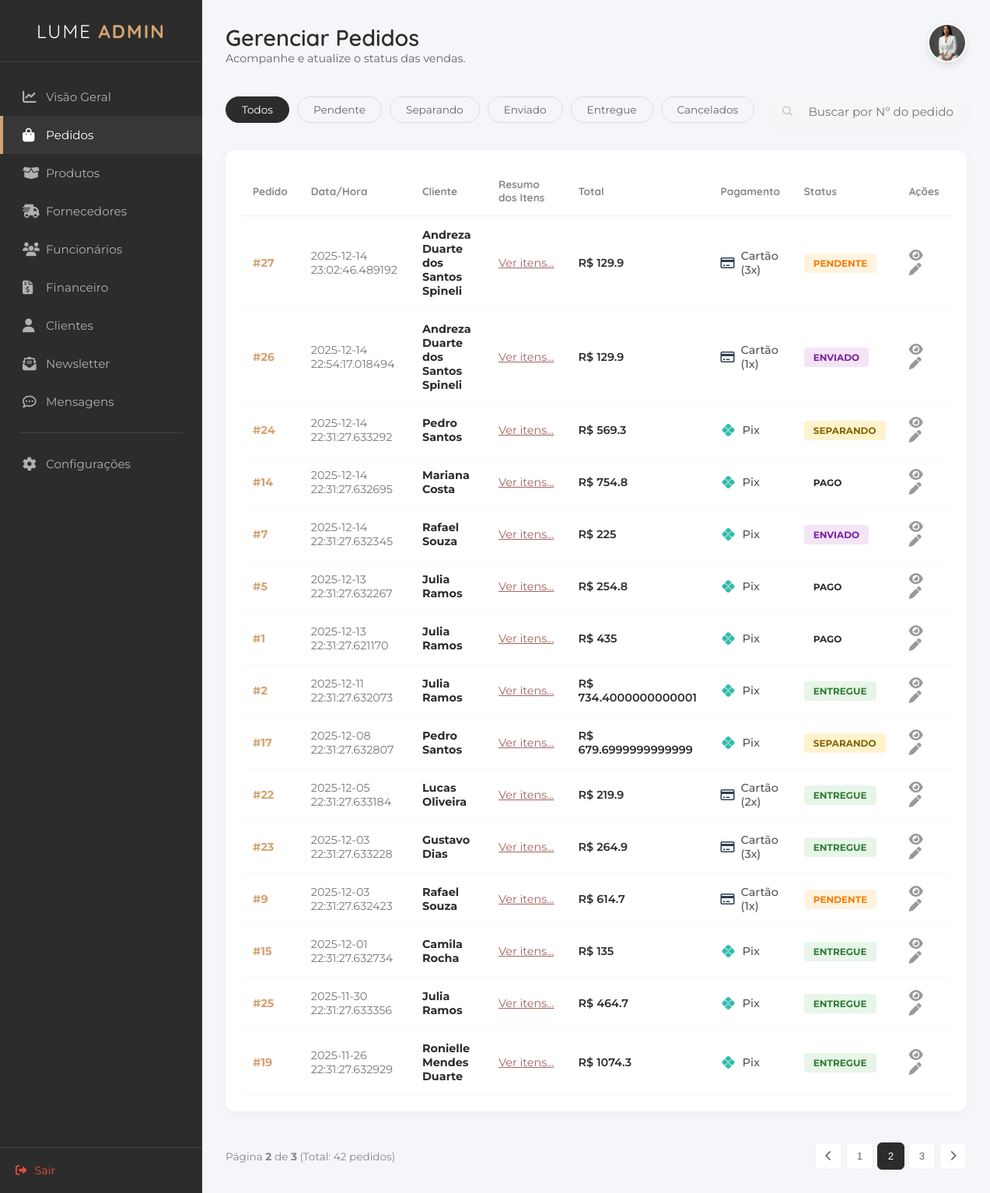
Page /pedidos?page=2&q=&status= on the committed database.
### tables this page shows
CREATE TABLE "tb_pedidos" (
    "id_pedido" INTEGER PRIMARY KEY AUTOINCREMENT,
    "id_cliente" INTEGER NOT NULL,
    "data_pedido" DATETIME NOT NULL,
    "status" VARCHAR(20) NOT NULL,
    "valor_total" DECIMAL(10,2) NOT NULL,
    "data_entrega" DATETIME,
    "forma_pagamento" VARCHAR(20) NOT NULL,
    "parcelas" INTEGER DEFAULT 1
    );

CREATE TABLE "tb_clientes" (
    "id_cliente" INTEGER PRIMARY KEY AUTOINCREMENT,
    "nome" VARCHAR(100) NOT NULL,
    "data_nasc" DATE,
    "cpf" VARCHAR(11),
    "genero" VARCHAR(20),
    "tel_cel" VARCHAR(20),
    "email" VARCHAR(100) NOT NULL,
    "cep" VARCHAR(9),
    "endereco" VARCHAR(100),
    "n" VARCHAR(10),
    "complemento" VARCHAR(50),
    "referencia" VARCHAR(100),
    "bairro" VARCHAR(50),
    "cidade" VARCHAR(50),
    "estado" VARCHAR(2),
    "senha" VARCHAR(100) NOT NULL,
    "confirmar_senha" VARCHAR(100) NOT NULL,
    "foto_perfil" TEXT,
    "data_cad" DATETIME DEFAULT CURRENT_TIMESTAMP
    );

### appinterno.py (the view)
@app.route("/pedido.html")
@app.route("/pedidos")
def pedidos():
    POR_PAGINA = 15
    pagina_atual = request.args.get('page', 1, type=int)
    busca = request.args.get("q")
    filtro_status = request.args.get("status")
    con = get_db()
    cur = con.cursor()
    sql_base = "FROM tb_pedidos p JOIN tb_clientes c ON p.id_cliente = c.id_cliente"
    condicoes = []
    parametros = []
    if busca:
        condicoes.append("(p.id_pedido LIKE ? OR c.nome LIKE ?)")
        parametros.append(f"%{busca}%"); parametros.append(f"%{busca}%")
    if filtro_status and filtro_status != 'Todos':
        condicoes.append("p.status = ?")
        parametros.append(filtro_status)
    clausula_where = ""
    if condicoes:
        clausula_where = " WHERE " + " AND ".join(condicoes)
    cur.execute(f"SELECT COUNT(*) {sql_base} {clausula_where}", parametros)
    total_registros = cur.fetchone()[0]
    total_paginas = math.ceil(total_registros / POR_PAGINA)
    offset = (pagina_atual - 1) * POR_PAGINA
    sql_final = f"""
        SELECT p.id_pedido, c.nome, p.data_pedido, p.valor_total, p.status, p.forma_pagamento, p.parcelas
        {sql_base} {clausula_where} ORDER BY p.data_pedido DESC LIMIT ? OFFSET ?
    """
    parametros_finais = parametros + [POR_PAGINA, offset]
    try:
        cur.execute(sql_final, parametros_finais)
        lista_pedidos = cur.fetchall()
    except: lista_pedidos = []
    con.close()
    return render_template("interno/pedido.html", pedidos=lista_pedidos, status_atual=filtro_status, pagina_atual=pagina_atual, total_paginas=total_paginas, total_registros=total_registros, termo_busca=busca)

### appinterno.py (called while the page is built)
def get_db():
    conn = sqlite3.connect("db_lume.db")
    conn.row_factory = sqlite3.Row
    return conn

### templates/interno/pedido.html (shortened to what this page needs)
<!DOCTYPE html>
<html lang="pt-br">
<head>
    <link rel="stylesheet" href="https://cdnjs.cloudflare.com/ajax/libs/font-awesome/6.4.0/css/all.min.css">
    <link rel="stylesheet" href="/static/styleinterno.css">
</head>
<body>
    <div class="admin-container">
        <aside class="sidebar">
            <div class="sidebar-header">
                <h2 class="brand-text">LUME <span>ADMIN</span></h2>
            </div>
            <nav class="sidebar-nav">
                <ul>
                    <li><a href="dashboard.html"><i class="fa-solid fa-chart-line"></i> Visão Geral</a></li>
                    <li class="active"><a href="pedido.html"><i class="fa-solid fa-bag-shopping"></i> Pedidos</a></li>
                    <li><a href="produto.html"><i class="fa-solid fa-box-open"></i> Produtos</a></li>
                    <li><a href="fornecedores.html"><i class="fa-solid fa-truck-fast"></i> Fornecedores</a></li>
                    <li><a href="funcionarios.html"><i class="fa-solid fa-users"></i> Funcionários</a></li>
                    <li><a href="financeiro.html"><i class="fa-solid fa-file-invoice-dollar"></i> Financeiro</a></li>
                    <li><a href="cliente.html"><i class="fas fa-user"></i>Clientes</a></li>
                    <li><a href="newsletter.html"><i class="fa-solid fa-envelope-open-text"></i> Newsletter</a></li>
                    <li><a href="mensagens.html"><i class="fa-regular fa-comment-dots"></i> Mensagens</a></li>
                    <li class="separator"></li>
                    <li><a href="configuracoes.html"><i class="fa-solid fa-gear"></i> Configurações</a></li>
                </ul>
            </nav>
            <div class="sidebar-footer">
                <a href="login.html" class="logout-btn"><i class="fa-solid fa-right-from-bracket"></i> Sair</a>
            </div>
        </aside>
        <main class="main-content">
            <header class="top-bar">
                <div class="welcome-text">
                    <h1>Gerenciar Pedidos</h1>
                    <p>Acompanhe e atualize o status das vendas.</p>
                </div>
                <div class="user-profile">
    <div class="profile-dropdown-trigger" onclick="toggleProfileMenu()">
        <img src="/static/imagens/fundadora1.jpeg" alt="Admin" class="avatar">
    </div>
</div>
            </header>
           <section class="orders-toolbar">
    <div class="status-filters">
    <a href="/pedidos"
       class="filter-pill {{ 'active' if not status_atual or status_atual == 'Todos' }}">
       Todos
    </a>
    <a href="/pedidos?status=Pendente"
       class="filter-pill {{ 'active' if status_atual == 'Pendente' }}">
       Pendente
    </a>
    <a href="/pedidos?status=Separando"
       class="filter-pill {{ 'active' if status_atual == 'Separando' }}">
       Separando
    </a>
    <a href="/pedidos?status=Enviado"
       class="filter-pill {{ 'active' if status_atual == 'Enviado' }}">
       Enviado
    </a>
    <a href="/pedidos?status=Entregue"
       class="filter-pill {{ 'active' if status_atual == 'Entregue' }}">
       Entregue
    </a>
    <a href="/pedidos?status=Cancelado"
       class="filter-pill {{ 'active' if status_atual == 'Cancelado' }}">
       Cancelados
    </a>
</div>
    <form class="search-box" action="/pedidos" method="GET">
        <button type="submit" style="border: none; background: transparent; cursor: pointer; color: #555;">
            <i class="fa-solid fa-magnifying-glass"></i>
        </button>
        <input type="text" name="q" placeholder="Buscar por Nº do pedido ou Cliente..."
               value="{{ request.args.get('q', '') }}">
    </form>
</section>
            <section class="orders-table-container">
                <table class="orders-table">
                    <thead>
                        <tr>
                            <th>Pedido</th>
                            <th>Data/Hora</th>
                            <th>Cliente</th>
                            <th>Resumo dos Itens</th>
                            <th>Total</th>
                            <th>Pagamento</th> <th>Status</th>
                            <th>Ações</th>
                        </tr>
                    </thead>
                    <tbody>
    {% for p in pedidos %}
    <tr>
        <td class="order-id">#{{ p['id_pedido'] }}</td>
        <td class="order-date">
            {{ p['data_pedido'] }}
        </td>
        <td>
            <div class="customer-info">
                <strong>{{ p['nome'] }}</strong>
            </div>
        </td>
        <td class="order-summary">
            <a href="#" onclick="abrirDetalhes({{ p['id_pedido'] }})" style="color: #A36361; text-decoration: underline;">
                Ver itens...
            </a>
        </td>
        <td class="order-total">R$ {{ p['valor_total'] }}</td>
        <td>
            <div class="pay-method">
                {% if p['forma_pagamento'] == 'credit' %}
                    <i class="fa-regular fa-credit-card" style="color: #2c3e50;"></i>
                    <span>Cartão ({{ p['parcelas'] }}x)</span>
                {% else %}
                    <i class="fa-brands fa-pix" style="color: #32bcad;"></i>
                    <span>Pix</span>
                {% endif %}
            </div>
        </td>
        <td>
            {% if p['status'] == 'Pendente' %}
                <span class="badge-status status-pending">Pendente</span>
            {% elif p['status'] == 'Separando' %}
                <span class="badge-status" style="background: #FFF3CD; color: #856404;">Separando</span>
            {% elif p['status'] == 'Enviado' %}
                <span class="badge-status status-shipped">Enviado</span>
            {% elif p['status'] == 'Entregue' %}
                <span class="badge-status status-delivered">Entregue</span>
            {% elif p['status'] == 'Cancelado' %}
                <span class="badge-status status-canceled">Cancelado</span>
            {% else %}
                <span class="badge-status">{{ p['status'] }}</span>
            {% endif %}
        </td>
        <td>
            <button class="btn-icon-action" title="Ver Detalhes" onclick="abrirDetalhes({{ p['id_pedido'] }})">
                <i class="fa-solid fa-eye"></i>
            </button>
            <button class="btn-icon-action" title="Editar Status" onclick="abrirStatus({{ p['id_pedido'] }}, '{{ p['status'] }}')">
                <i class="fa-solid fa-pen"></i>
            </button>
        </td>
    </tr>
    {% else %}
    <tr>
        <td colspan="8" style="text-align: center; padding: 20px; color: #999;">
            Nenhum pedido encontrado.
        </td>
    </tr>
    {% endfor %}
</tbody>
                </table>
            </section>
          <div class="pagination">
    <span class="page-info">
        Página <strong>{{ pagina_atual }}</strong> de <strong>{{ total_paginas }}</strong>
        (Total: {{ total_registros }} pedidos)
    </span>
    <div class="page-buttons">
        {% set status_link = status_atual if status_atual else '' %}
        {% set busca_link = termo_busca if termo_busca else '' %}
        {% if pagina_atual > 1 %}
            <a href="/pedidos?page={{ pagina_atual - 1 }}&q={{ busca_link }}&status={{ status_link }}">
                <button><i class="fa-solid fa-chevron-left"></i></button>
            </a>
        {% else %}
            <button disabled><i class="fa-solid fa-chevron-left"></i></button>
        {% endif %}
        {% for p in range(1, total_paginas + 1) %}
            {% if p == 1 or p == total_paginas or (p >= pagina_atual - 2 and p <= pagina_atual + 2) %}
                <a href="/pedidos?page={{ p }}&q={{ busca_link }}&status={{ status_link }}">
                    <button class="{{ 'active' if p == pagina_atual else '' }}">{{ p }}</button>
                </a>
            {% elif p == pagina_atual - 3 or p == pagina_atual + 3 %}
                <span style="padding: 0 5px; color: #888;">...</span>
            {% endif %}
        {% endfor %}
        {% if pagina_atual < total_paginas %}
            <a href="/pedidos?page={{ pagina_atual + 1 }}&q={{ busca_link }}&status={{ status_link }}">
                <button><i class="fa-solid fa-chevron-right"></i></button>
            </a>
        {% else %}
            <button disabled><i class="fa-solid fa-chevron-right"></i></button>
        {% endif %}
    </div>
</div>
        </main>
    </div>
</body>
</html>

### rows in the picture
tb_pedidos: id_pedido "27", data_pedido "2025-12-14 23:02:46.489192", nome "Andreza Duarte dos Santos Spineli", valor_total "129.9", parcelas "3", status "PENDENTE"
tb_pedidos: id_pedido "26", data_pedido "2025-12-14 22:54:17.018494", nome "Andreza Duarte dos Santos Spineli", valor_total "129.9", parcelas "1", status "ENVIADO"
tb_pedidos: id_pedido "24", data_pedido "2025-12-14 22:31:27.633292", nome "Pedro Santos", valor_total "569.3", forma_pagamento "Pix", status "SEPARANDO"
tb_pedidos: id_pedido "14", data_pedido "2025-12-14 22:31:27.632695", nome "Mariana Costa", valor_total "754.8", forma_pagamento "Pix", status "PAGO"
tb_pedidos: id_pedido "7", data_pedido "2025-12-14 22:31:27.632345", nome "Rafael Souza", valor_total "225", forma_pagamento "Pix", status "ENVIADO"
tb_pedidos: id_pedido "5", data_pedido "2025-12-13 22:31:27.632267", nome "Julia Ramos", valor_total "254.8", forma_pagamento "Pix", status "PAGO"
tb_pedidos: id_pedido "1", data_pedido "2025-12-13 22:31:27.621170", nome "Julia Ramos", valor_total "435", forma_pagamento "Pix", status "PAGO"
tb_pedidos: id_pedido "2", data_pedido "2025-12-11 22:31:27.632073", nome "Julia Ramos", valor_total "734.4000000000001", forma_pagamento "Pix", status "ENTREGUE"
tb_pedidos: id_pedido "17", data_pedido "2025-12-08 22:31:27.632807", nome "Pedro Santos", valor_total "679.6999999999999", forma_pagamento "Pix", status "SEPARANDO"
tb_pedidos: id_pedido "22", data_pedido "2025-12-05 22:31:27.633184", nome "Lucas Oliveira", valor_total "219.9", parcelas "2", status "ENTREGUE"
tb_pedidos: id_pedido "23", data_pedido "2025-12-03 22:31:27.633228", nome "Gustavo Dias", valor_total "264.9", parcelas "3", status "ENTREGUE"
tb_pedidos: id_pedido "9", data_pedido "2025-12-03 22:31:27.632423", nome "Rafael Souza", valor_total "614.7", parcelas "1", status "PENDENTE"
tb_pedidos: id_pedido "15", data_pedido "2025-12-01 22:31:27.632734", nome "Camila Rocha", valor_total "135", forma_pagamento "Pix", status "ENTREGUE"
tb_pedidos: id_pedido "25", data_pedido "2025-11-30 22:31:27.633356", nome "Julia Ramos", valor_total "464.7", forma_pagamento "Pix", status "ENTREGUE"
tb_pedidos: id_pedido "19", data_pedido "2025-11-26 22:31:27.632929", nome "Ronielle Mendes Duarte", valor_total "1074.3", forma_pagamento "Pix", status "ENTREGUE"

### other values in the picture
{{ pagina_atual }} "2"
{{ total_paginas }} "3"
{{ total_registros }} "42"
{{ p }} "1" "2" "3"
